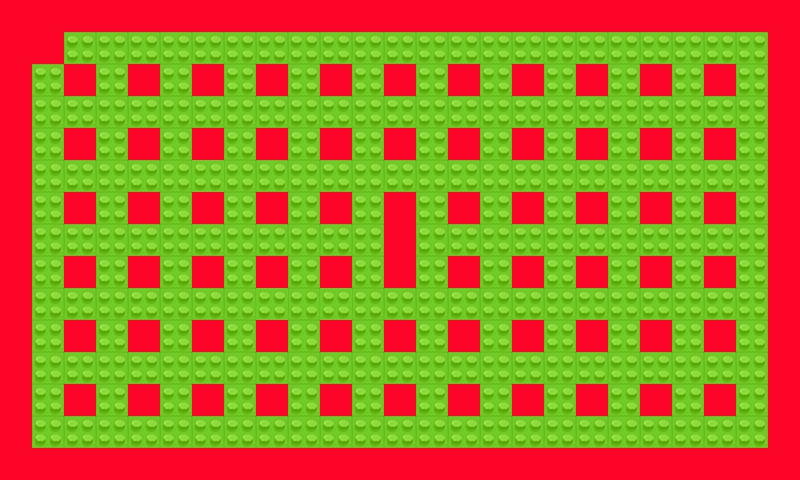

Below is a game level as drawn by its tile map, then a one-line description and the .tmx that defines it (tile-layer data replaced by summaries):
An orthogonal 25x15 tile map with 32x32 px tiles, 3 tile layers (nen, cay, vatcan), 2 tilesets.

<map version="1.0" orientation="orthogonal" renderorder="right-down" width="25" height="15" tilewidth="32" tileheight="32">
 <tileset firstgid="1" name="nen" tilewidth="32" tileheight="32">
  <image source="../gfx/map_titlle_boom.png" width="128" height="128" />
 </tileset>
 <tileset firstgid="17" name="vatcan" tilewidth="32" tileheight="32">
  <image source="../gfx/vatcan.png" width="32" height="32" />
  <tile id="0">
   <properties>
    <property name="vatcan" value="vatcan" />
   </properties>
  </tile>
 </tileset>
 <layer name="nen" width="25" height="15">
  <data>[375 cells, 375 non-empty, 1 distinct tile ids]</data>
 </layer>
 <layer name="cay" width="25" height="15">
  <data>[375 cells, 146 non-empty, 4 distinct tile ids]</data>
 </layer>
 <layer name="vatcan" width="25" height="15">
  <data>[375 cells, 145 non-empty, 2 distinct tile ids]</data>
 </layer>
</map>
